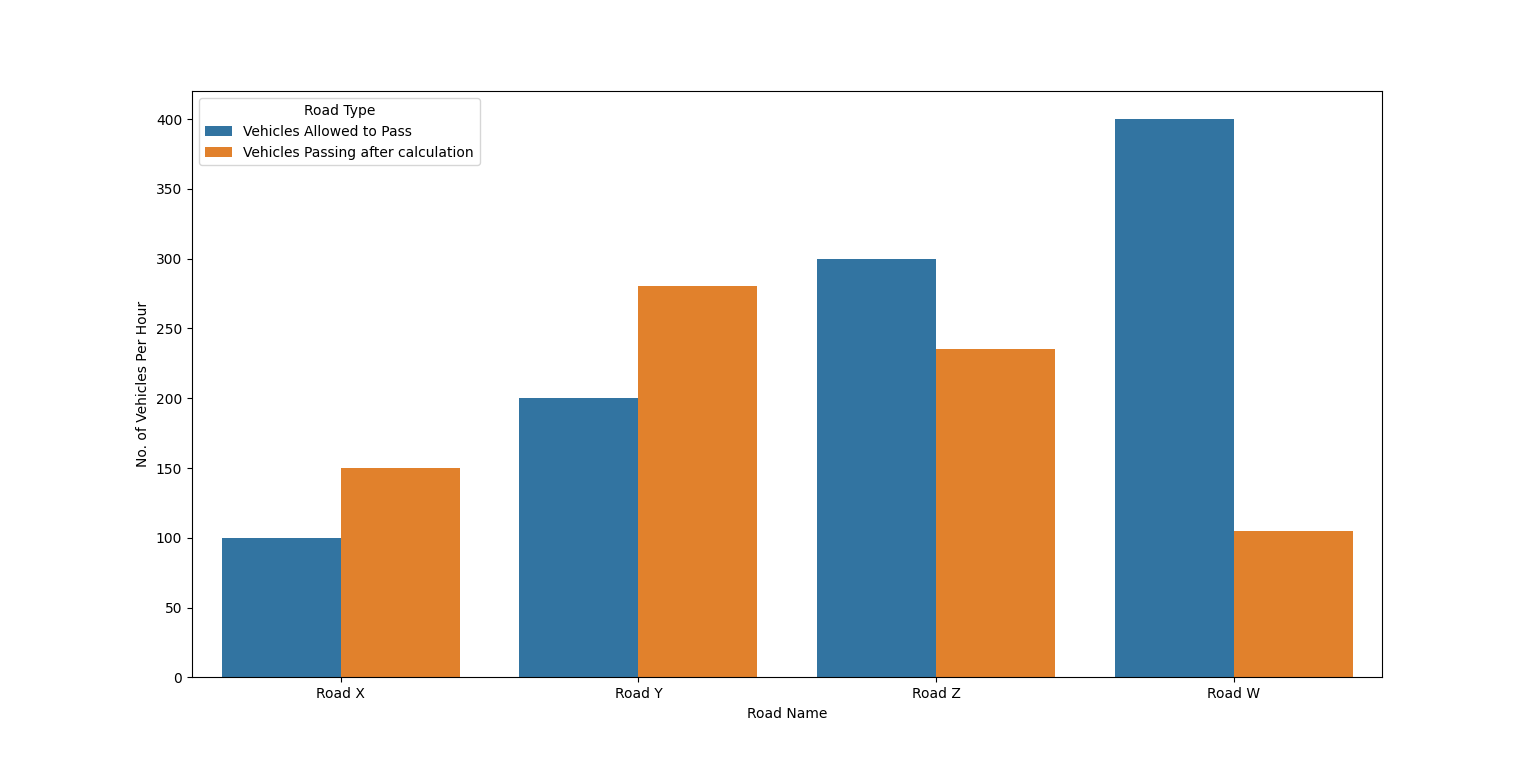

Recreate this plot in Python.
import numpy as np
import seaborn as sns
import pandas as pd
import matplotlib.pyplot as plt


qualityOfRoad = []
qualityOfRoad.append(float(input('As per data enter no. of Vehicles Per Hour(vph) allowed on Road X : ')))
qualityOfRoad.append(float(input('As per data enter no. of Vehicles Per Hour(vph) allowed on Road Y : ')))
qualityOfRoad.append(float(input('As per data enter no. of Vehicles Per Hour(vph) allowed on Road Z : ')))
qualityOfRoad.append(float(input('As per data enter no. of Vehicles Per Hour(vph) allowed on Road W : ')))


# r --> x, i --> y
def To_RREF(Matrix):
    if not Matrix: 
        return
    counter = 0
    cnt_row = len(Matrix)
    cnt_col = len(Matrix[0])
    for x in range(cnt_row):
        if counter >= cnt_col:
            return
        y = x
        while Matrix[y][counter] == 0:
            y = y + 1
            if y == cnt_row:
                y = x
                counter = counter + 1
                if cnt_col == counter:
                    return
        Matrix[y],Matrix[x] = Matrix[x],Matrix[y]
        lv = Matrix[x][counter]
        Matrix[x] = [ mrx/float(lv) for mrx in Matrix[x]]
        for y in range(cnt_row):
            if y != x:
                lv = Matrix[y][counter]
                Matrix[y] = [ iv - lv*rv for rv,iv in zip(Matrix[x],Matrix[y])]
        counter = counter + 1


# To scan the matrix from the user

print("\nThe number of rows of the matrix : 4")
print("\nThe number of columns of the matrix : 5")
R = 4
C = 5



# User input of entries in a
# single line separated by space


print("\nEnter the entries in a single line (separated by space): \n")
entries = list(map(int, input().split()))


# For printing the matrix
matrix = np.array(entries).reshape(R, C)
print("\n\nThe matrix is given by \n", matrix)


actual_value = matrix[3][4]


#Perform row echelon reduction of the inputted matrix
A = matrix.tolist()
To_RREF(A )
A = np.array(A)


print("\n\nRow reduced echelon form of the matrix is given by \n", A)


#Slicing of the matrices
X, y = A[:, :-1], A[:, -1]


solution= np.linalg.lstsq(X, y, rcond=None)
d1 = {'Road Name':['Road X','Road Y','Road Z','Road W'],'Vehicles Allowed to Pass':qualityOfRoad,'Vehicles Passing after calculation':solution[0]}
dataFrame1 = pd.DataFrame(data=d1)


d = {'Road Name':['Road X','Road Y','Road Z','Road W','Road X','Road Y','Road Z','Road W'],'No. of Vehicles Per Hour':np.concatenate((np.array(qualityOfRoad),np.array(solution[0])),axis=None),'Road Type':['Vehicles Allowed to Pass','Vehicles Allowed to Pass','Vehicles Allowed to Pass','Vehicles Allowed to Pass','Vehicles Passing after calculation','Vehicles Passing after calculation','Vehicles Passing after calculation','Vehicles Passing after calculation']}
dataFrame = pd.DataFrame(data=d)
sns.barplot(data=dataFrame,x='Road Name',y='No. of Vehicles Per Hour',hue='Road Type')


print('\nVehicles Allowed to Pass as per data on Road X : ',qualityOfRoad[0])
print('\nVehicles Allowed to Pass as per data on Road Y: ',qualityOfRoad[1])
print('\nVehicles Allowed to Pass as per data on Road Z : ',qualityOfRoad[2])
print('\nVehicles Allowed to Pass as per data on Road W : ',qualityOfRoad[3])


print('\nVehicles Passing after calculation on Road X : ',solution[0][0])
print('\nVehicles Passing after calculation on Road Y : ',solution[0][1])
print('\nVehicles Passing after calculation on Road Z : ',solution[0][2])
print('\nVehicles Passing after calculation on Road W : ',solution[0][3])


if (qualityOfRoad[0] >= solution[0][0]):
    print('\nNo need of Traffic Flow management on Road X')
else:
    print('\nTraffic Flow Management on Road X is required')


if (qualityOfRoad[1] >= solution[0][1]):
    print('\nNo need of Traffic Flow management on Road Y')
else:
    print('\nTraffic Flow Management on Road Y is required')


if (qualityOfRoad[2] >= solution[0][2]):
    print('\nNo need of Traffic Flow management on Road Z')
else:
    print('\nTraffic Flow Management on Road Z is required')


if (qualityOfRoad[3] >= solution[0][3]):
    print('\nNo need of Traffic Flow management on Road W')
else:
    print('\nTraffic Flow Management on Road W is required')


plt.show()




'''
Scanning elements

1 1 0 0 431 1 0 0 1 255 0 0 1 1 340 0 1 1 0 516

a = [[1,1,0,0,431],
     [1,0,0,1,255],
     [0,0,1,1,340],
     [0,1,1,0,516],]    '''
